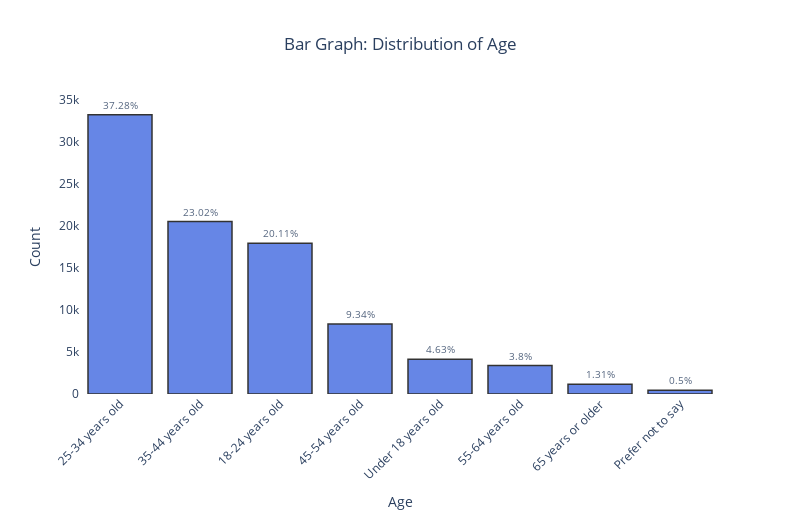

Here is the notebook cell this chart was saved with:
### Code cell
plot_column(df, 'Age', 800, 520)

### Figure 1 — Plotly figure (JSON) as saved in the notebook; plotly's stock layout.template omitted (floating-point values rounded to 4 significant figures)
{"data": [{"alignmentgroup": "True", "hovertemplate": "Age=%{x}<br>Count=%{y}<br>text=%{text}<extra></extra>", "legendgroup": "", "marker": {"color": "royalblue", "line": {"color": "black", "width": 1.5}, "pattern": {"shape": ""}}, "name": "", "offsetgroup": "", "opacity": 0.8, "orientation": "v", "showlegend": false, "text": ["37.28%", "23.02%", "20.11%", "9.34%", "4.63%", "3.8%", "1.31%", "0.5%"], "textfont": {"size": 10}, "textposition": "outside", "type": "bar", "x": ["25-34 years old", "35-44 years old", "18-24 years old", "45-54 years old", "Under 18 years old", "55-64 years old", "65 years or older", "Prefer not to say"], "xaxis": "x", "y": [33247, 20532, 17931, 8334, 4128, 3392, 1171, 449], "yaxis": "y"}], "layout": {"barmode": "relative", "height": 520, "legend": {"tracegroupgap": 0}, "plot_bgcolor": "white", "title": {"text": "Bar Graph: Distribution of Age", "x": 0.5}, "width": 800, "xaxis": {"anchor": "y", "domain": [0, 1], "tickangle": -45, "title": {"text": "Age"}}, "yaxis": {"anchor": "x", "domain": [0, 1], "title": {"text": "Count"}}}}
